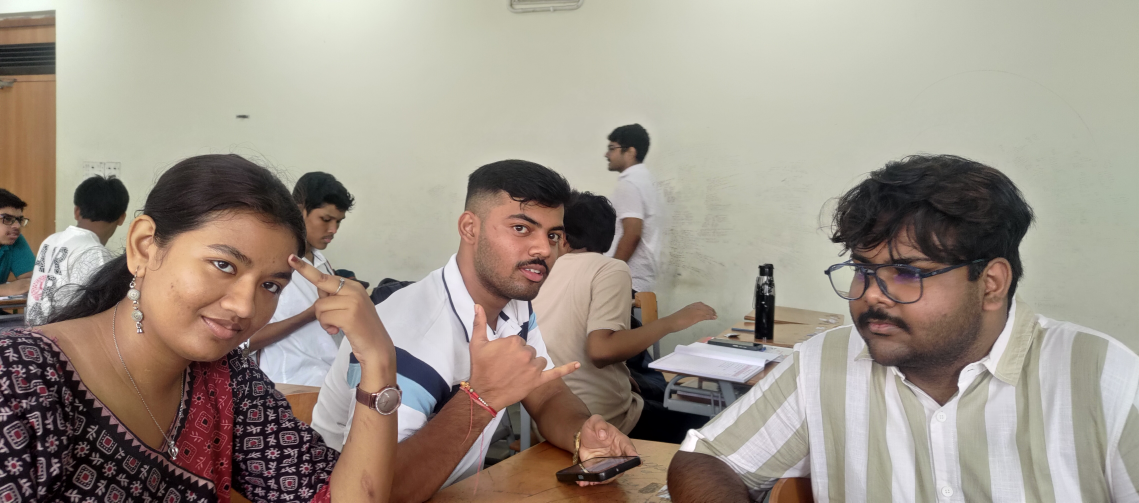
#> input picture backend/uploads/checkins/15d5362e-845d-4025-bc46-e6dcae063b8a_f1ffed71385c42109bc67659cdbf1a65.jpg, 4556 x 2010 px (shown at 1/4 size)
$ python -i ai_vision.py   (imports and definitions only)
#> lines starting #> are read from the running program, lines starting #| are printed output that depends on the picture
"""
Lightweight, fully-offline computer-vision helpers for the
"AI-based anomaly and attendance analytics" feature area of the
problem statement.

Deliberately built on OpenCV's bundled Haar Cascade face detector
rather than a hosted face-recognition API: the model file ships
inside the opencv-python-headless wheel itself (cv2.data.haarcascades),
so this runs with no network call, no API key, and no third-party
service -- identical behaviour in an offline field deployment and in
a demo.

Scope note: this is PRESENCE detection ("is there a human face in
this photo, and how many"), used as a cheap proxy-attendance check --
not IDENTITY verification ("is this a photo of inspector X
specifically"). Real identity matching would need a registered
reference photo per inspector and a face-recognition/embedding model
(e.g. face_recognition/dlib or a hosted API); that's a natural next
step once this groundwork -- the check-in photo capture, the
Inspection columns, and the alert wiring -- is in place.

Known limitation: Haar Cascade only reliably finds close-to-frontal,
unobstructed faces. A person at a sharp head angle, mid-speech, or
with a hand raised near their face can go undetected even though
they're clearly visible to a human -- this is a real accuracy
ceiling of the algorithm itself, not a threshold that can be tuned
away without also reopening the false-positive problem described
above. If that miss rate turns out to matter in practice, the fix is
a proper DNN face detector (e.g. OpenCV's bundled-model-free option
is gone, so this would mean shipping a small detector model file
such as the res10 SSD face detector alongside the app -- still fully
offline, just no longer literally zero extra files) rather than
further Haar parameter tuning.
"""
from dataclasses import dataclass

import cv2
import numpy as np

_face_cascade = cv2.CascadeClassifier(
    cv2.data.haarcascades + "haarcascade_frontalface_default.xml"
)

# Haar Cascade's minSize threshold is an *absolute* pixel size, not a
# fraction of the image. Modern phone selfies are routinely
# 3000-4000px on the long edge, so a fixed 40x40 minSize is a tiny
# sliver of the frame -- the detector ends up scanning a huge number
# of miniature windows and happily matches clothing wrinkles,
# background clutter, and JPEG noise as "faces" (this is how a photo
# with one real face was getting reported as 17).
#
# Downscaling to a sane working resolution first is what actually
# fixes that -- it's the same fixed minSize, just no longer a tiny
# sliver of a huge image. (An earlier version of this also scaled
# minSize to a *fraction* of the image, on top of the downscale --
# that was an overcorrection: in a group photo, each individual face
# is a much smaller fraction of the frame than in a solo selfie, so it
# ended up excluding every real face and reporting 0. A small fixed
# size on the normalized image handles solo selfies and group photos
# alike.)
#
# 1024 was too aggressive in the other direction: a real check-in
# selfie of 3+ people (a fairly ordinary photo, ~4500px wide, each
# face maybe 100-180px on the long edge) gets downscaled by ~4.4x at
# 1024, which shrinks those real faces to ~25-40px -- right at or
# *below* the 40px minSize floor, so the detector finds nothing at
# all and the check-in was reported as "0 faces detected" despite
# multiple clearly visible faces in frame. 1600 keeps real close-up
# faces comfortably above the floor after downscaling while still
# cutting a 4000px original down enough to avoid the noise-matching
# problem above.
_MAX_DIMENSION = 1600
_MIN_FACE_SIZE = 40


# A face closer to the camera occupies a larger area of the frame --
# that's the basis for the "closest to camera" logic below. A face
# is only counted if it's part of the closest cluster: within
# _CLOSE_CLUSTER_RATIO of the largest detected face's area. A face
# clearly farther back (much smaller) is excluded even though it was
# genuinely detected -- it's someone/something in the background, not
# a subject being checked in. Two (or more) people standing at
# roughly the same distance -- "not perfectly equal, not possible" --
# both clear that bar and both get counted; one dominant face up
# close with others clearly behind it means only that one counts.
#
# 0.7 was the initial guess; testing against a real 3-person photo
# showed it was too strict -- the cascade's box size for the same
# real-world distance varies more than that from head tilt/hair/angle
# alone (three genuinely equally-close faces came back at area ratios
# of 1.0, 0.87, and 0.50 relative to each other), so 0.7 silently
# dropped a real, equally-close face out of the count. A cascade
# false positive in that same test photo (a shirt-collar pattern
# mistaken for a face) came in at 0.23 -- well clear of the real
# faces -- so 0.4 comfortably keeps real close-up faces together
# while still rejecting things that are genuinely much smaller/farther.
_CLOSE_CLUSTER_RATIO = 0.4


class InvalidImageError(ValueError):
    """Raised when the given bytes can't be decoded as an image."""


@dataclass
class FaceDetectionResult:
    face_count: int
    """Count of faces in the closest-to-camera cluster -- see
    _CLOSE_CLUSTER_RATIO above. This is what attendance verification
    should check against: it answers 'how many people are actually
    up at the camera', not 'how many faces appear anywhere in the
    shot' (a photo taken in a busy office would otherwise flag every
    passer-by in the background as a failed check)."""
    total_faces_detected: int
    """Raw count of every face detected anywhere in the frame,
    regardless of distance from the camera -- kept for logging/audit
    so it's possible to tell 'flagged because 2 people were up close'
    apart from 'flagged, but there were also 4 more people in the
    background, for what it's worth'."""
    boxes: list[tuple[int, int, int, int]]
    """(x, y, w, h) for every detected face (not just the close
    cluster), in the coordinate space of the (possibly downscaled)
    image actually run through the cascade. Kept around for
    cropping/training data later, and for debugging."""


def detect_faces(image_bytes: bytes) -> FaceDetectionResult:
    """Runs Haar Cascade frontal-face detection on raw image bytes
    (as read straight from an uploaded file). Raises InvalidImageError
    if the bytes don't decode as an image OpenCV can read."""
    if not image_bytes:
        raise InvalidImageError("Empty image")

    array = np.frombuffer(image_bytes, dtype=np.uint8)
    image = cv2.imdecode(array, cv2.IMREAD_COLOR)
    if image is None:
        raise InvalidImageError("Could not decode image data")

    height, width = image.shape[:2]
    longest_edge = max(height, width)
    if longest_edge > _MAX_DIMENSION:
        scale = _MAX_DIMENSION / longest_edge
        image = cv2.resize(
            image,
            (max(1, int(width * scale)), max(1, int(height * scale))),
            interpolation=cv2.INTER_AREA,
        )

    gray = cv2.cvtColor(image, cv2.COLOR_BGR2GRAY)
    gray = cv2.equalizeHist(gray)  # evens out harsh/uneven field lighting

    detections = _face_cascade.detectMultiScale(
        gray, scaleFactor=1.1, minNeighbors=4, minSize=(_MIN_FACE_SIZE, _MIN_FACE_SIZE)
    )
    boxes = [tuple(int(v) for v in box) for box in detections]

    if not boxes:
        return FaceDetectionResult(face_count=0, total_faces_detected=0, boxes=[])

    areas = [w * h for (_x, _y, w, h) in boxes]
    max_area = max(areas)

    close_cluster = [box for box, area in zip(boxes, areas) if area >= max_area * _CLOSE_CLUSTER_RATIO]

    return FaceDetectionResult(
        face_count=len(close_cluster),
        total_faces_detected=len(boxes),
        boxes=boxes,
    )

>>> import cv2
>>> picture = cv2.imread('../../uploads/checkins/15d5362e-845d-4025-bc46-e6dcae063b8a_f1ffed71385c42109bc67659cdbf1a65.jpg', cv2.IMREAD_GRAYSCALE)
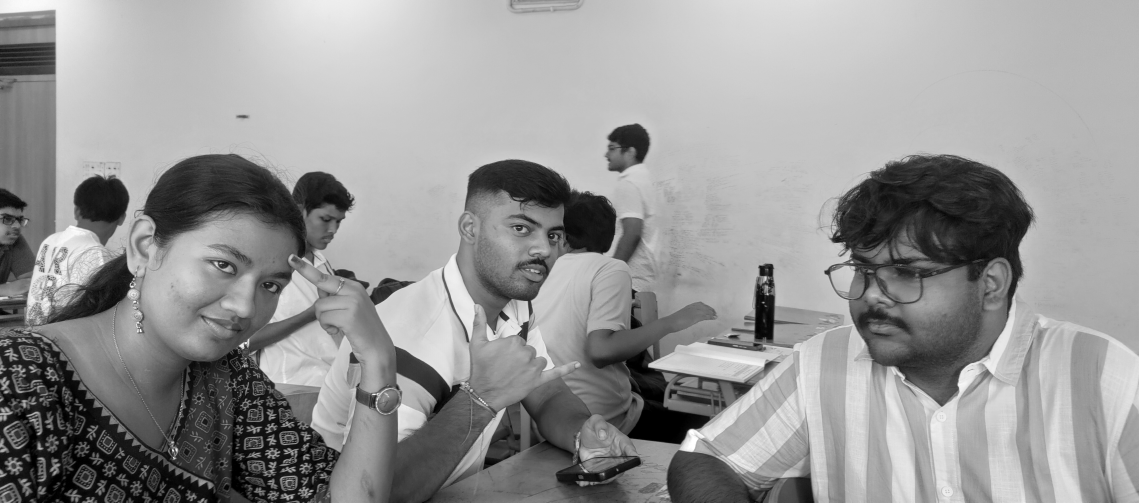
#> picture: shape (2010, 4556) (shown at 1/4 size); min 0, max 255, mean 149.3
#> (the run stopped early here; a loop or call above may not have finished)
